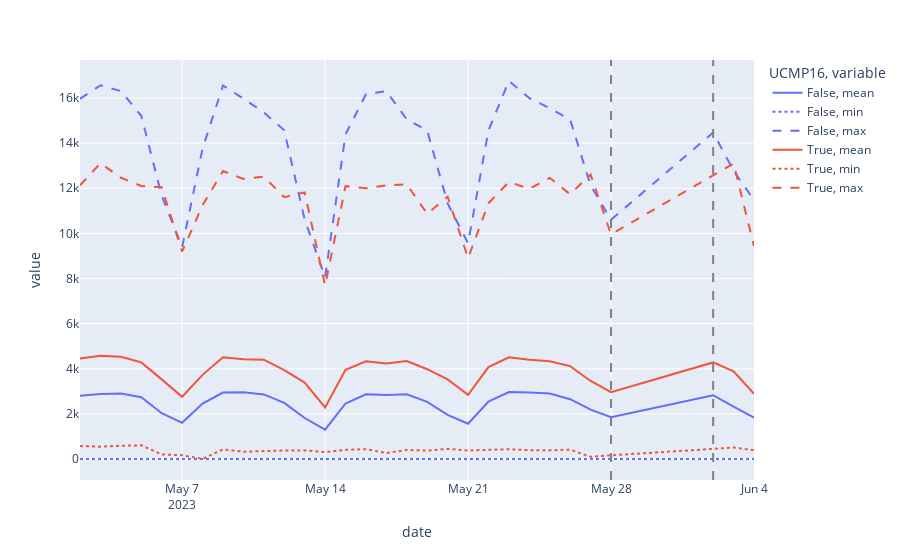

Here is the notebook cell this chart was saved with:
### Code cell
# You can sort of see there are parallel trends within each quantile.
# TODO! But I'm not sure if I'm accounting for quantile very well. Might need matched design.
fig = px.line(rides_trend_agg, x='date', y='value', color='UCMP16', line_dash='variable')
fig.add_vline(x=trend_end.strftime(YMD), line_dash="dash", line_color="gray")
fig.add_vline(x=DNC_START, line_dash="dash", line_color="gray")
fig.show()

### Figure 1 — Plotly figure (JSON) as saved in the notebook; plotly's stock layout.template omitted (floating-point values rounded to 4 significant figures)
{"data": [{"hovertemplate": "UCMP16=False<br>variable=mean<br>date=%{x}<br>value=%{y}<extra></extra>", "legendgroup": "False, mean", "line": {"color": "#636efa", "dash": "solid"}, "marker": {"symbol": "circle"}, "mode": "lines", "name": "False, mean", "orientation": "v", "showlegend": true, "type": "scatter", "x": ["2023-05-02T00:00:00", "2023-05-03T00:00:00", "2023-05-04T00:00:00", "2023-05-05T00:00:00", "2023-05-06T00:00:00", "2023-05-07T00:00:00", "2023-05-08T00:00:00", "2023-05-09T00:00:00", "2023-05-10T00:00:00", "2023-05-11T00:00:00", "2023-05-12T00:00:00", "2023-05-13T00:00:00", "2023-05-14T00:00:00", "2023-05-15T00:00:00", "2023-05-16T00:00:00", "2023-05-17T00:00:00", "2023-05-18T00:00:00", "2023-05-19T00:00:00", "2023-05-20T00:00:00", "2023-05-21T00:00:00", "2023-05-22T00:00:00", "2023-05-23T00:00:00", "2023-05-24T00:00:00", "2023-05-25T00:00:00", "2023-05-26T00:00:00", "2023-05-27T00:00:00", "2023-05-28T00:00:00", "2023-06-02T00:00:00", "2023-06-03T00:00:00", "2023-06-04T00:00:00"], "xaxis": "x", "y": [2804.0, 2885.0, 2906.0, 2738.0, 2031.0, 1604.0, 2457.0, 2945.0, 2954.0, 2862.0, 2485.0, 1816.0, 1298.0, 2461.0, 2867.0, 2840.0, 2869.0, 2532.0, 1955.0, 1563.0, 2548.0, 2968.0, 2947.0, 2903.0, 2651.0, 2187.0, 1852.0, 2826.0, 2318.0, 1837.0], "yaxis": "y"}, {"hovertemplate": "UCMP16=False<br>variable=min<br>date=%{x}<br>value=%{y}<extra></extra>", "legendgroup": "False, min", "line": {"color": "#636efa", "dash": "dot"}, "marker": {"symbol": "circle"}, "mode": "lines", "name": "False, min", "orientation": "v", "showlegend": true, "type": "scatter", "x": ["2023-05-02T00:00:00", "2023-05-03T00:00:00", "2023-05-04T00:00:00", "2023-05-05T00:00:00", "2023-05-06T00:00:00", "2023-05-07T00:00:00", "2023-05-08T00:00:00", "2023-05-09T00:00:00", "2023-05-10T00:00:00", "2023-05-11T00:00:00", "2023-05-12T00:00:00", "2023-05-13T00:00:00", "2023-05-14T00:00:00", "2023-05-15T00:00:00", "2023-05-16T00:00:00", "2023-05-17T00:00:00", "2023-05-18T00:00:00", "2023-05-19T00:00:00", "2023-05-20T00:00:00", "2023-05-21T00:00:00", "2023-05-22T00:00:00", "2023-05-23T00:00:00", "2023-05-24T00:00:00", "2023-05-25T00:00:00", "2023-05-26T00:00:00", "2023-05-27T00:00:00", "2023-05-28T00:00:00", "2023-06-02T00:00:00", "2023-06-03T00:00:00", "2023-06-04T00:00:00"], "xaxis": "x", "y": [0, 0, 0, 0, 0, 0, 0, 0, 0, 0, 0, 0, 0, 0, 0, 0, 0, 0, 0, 0, 0, 0, 0, 0, 0, 0, 0, 0, 0, 0], "yaxis": "y"}, {"hovertemplate": "UCMP16=False<br>variable=max<br>date=%{x}<br>value=%{y}<extra></extra>", "legendgroup": "False, max", "line": {"color": "#636efa", "dash": "dash"}, "marker": {"symbol": "circle"}, "mode": "lines", "name": "False, max", "orientation": "v", "showlegend": true, "type": "scatter", "x": ["2023-05-02T00:00:00", "2023-05-03T00:00:00", "2023-05-04T00:00:00", "2023-05-05T00:00:00", "2023-05-06T00:00:00", "2023-05-07T00:00:00", "2023-05-08T00:00:00", "2023-05-09T00:00:00", "2023-05-10T00:00:00", "2023-05-11T00:00:00", "2023-05-12T00:00:00", "2023-05-13T00:00:00", "2023-05-14T00:00:00", "2023-05-15T00:00:00", "2023-05-16T00:00:00", "2023-05-17T00:00:00", "2023-05-18T00:00:00", "2023-05-19T00:00:00", "2023-05-20T00:00:00", "2023-05-21T00:00:00", "2023-05-22T00:00:00", "2023-05-23T00:00:00", "2023-05-24T00:00:00", "2023-05-25T00:00:00", "2023-05-26T00:00:00", "2023-05-27T00:00:00", "2023-05-28T00:00:00", "2023-06-02T00:00:00", "2023-06-03T00:00:00", "2023-06-04T00:00:00"], "xaxis": "x", "y": [15965, 16564, 16309, 15214, 11671, 9390, 13756, 16556, 15972, 15363, 14567, 10610, 8059, 14385, 16168, 16304, 15049, 14557, 11331, 9563, 14567, 16755, 15994, 15544, 15045, 12125, 10605, 14473, 12775, 11472], "yaxis": "y"}, {"hovertemplate": "UCMP16=True<br>variable=mean<br>date=%{x}<br>value=%{y}<extra></extra>", "legendgroup": "True, mean", "line": {"color": "#EF553B", "dash": "solid"}, "marker": {"symbol": "circle"}, "mode": "lines", "name": "True, mean", "orientation": "v", "showlegend": true, "type": "scatter", "x": ["2023-05-02T00:00:00", "2023-05-03T00:00:00", "2023-05-04T00:00:00", "2023-05-05T00:00:00", "2023-05-06T00:00:00", "2023-05-07T00:00:00", "2023-05-08T00:00:00", "2023-05-09T00:00:00", "2023-05-10T00:00:00", "2023-05-11T00:00:00", "2023-05-12T00:00:00", "2023-05-13T00:00:00", "2023-05-14T00:00:00", "2023-05-15T00:00:00", "2023-05-16T00:00:00", "2023-05-17T00:00:00", "2023-05-18T00:00:00", "2023-05-19T00:00:00", "2023-05-20T00:00:00", "2023-05-21T00:00:00", "2023-05-22T00:00:00", "2023-05-23T00:00:00", "2023-05-24T00:00:00", "2023-05-25T00:00:00", "2023-05-26T00:00:00", "2023-05-27T00:00:00", "2023-05-28T00:00:00", "2023-06-02T00:00:00", "2023-06-03T00:00:00", "2023-06-04T00:00:00"], "xaxis": "x", "y": [4455.0, 4573.0, 4529.0, 4283.0, 3530.0, 2758.0, 3730.0, 4505.0, 4424.0, 4402.0, 3938.0, 3386.0, 2284.0, 3951.0, 4328.0, 4233.0, 4346.0, 3979.0, 3527.0, 2846.0, 4071.0, 4506.0, 4398.0, 4332.0, 4119.0, 3459, 2961.0, 4280.0, 3883.0, 2893], "yaxis": "y"}, {"hovertemplate": "UCMP16=True<br>variable=min<br>date=%{x}<br>value=%{y}<extra></extra>", "legendgroup": "True, min", "line": {"color": "#EF553B", "dash": "dot"}, "marker": {"symbol": "circle"}, "mode": "lines", "name": "True, min", "orientation": "v", "showlegend": true, "type": "scatter", "x": ["2023-05-02T00:00:00", "2023-05-03T00:00:00", "2023-05-04T00:00:00", "2023-05-05T00:00:00", "2023-05-06T00:00:00", "2023-05-07T00:00:00", "2023-05-08T00:00:00", "2023-05-09T00:00:00", "2023-05-10T00:00:00", "2023-05-11T00:00:00", "2023-05-12T00:00:00", "2023-05-13T00:00:00", "2023-05-14T00:00:00", "2023-05-15T00:00:00", "2023-05-16T00:00:00", "2023-05-17T00:00:00", "2023-05-18T00:00:00", "2023-05-19T00:00:00", "2023-05-20T00:00:00", "2023-05-21T00:00:00", "2023-05-22T00:00:00", "2023-05-23T00:00:00", "2023-05-24T00:00:00", "2023-05-25T00:00:00", "2023-05-26T00:00:00", "2023-05-27T00:00:00", "2023-05-28T00:00:00", "2023-06-02T00:00:00", "2023-06-03T00:00:00", "2023-06-04T00:00:00"], "xaxis": "x", "y": [571, 548, 589, 607, 205, 168, 1, 428, 324, 359, 374, 377, 310, 405, 436, 264, 401, 376, 444, 379, 391, 433, 393, 383, 416, 96, 163, 455, 507, 391], "yaxis": "y"}, {"hovertemplate": "UCMP16=True<br>variable=max<br>date=%{x}<br>value=%{y}<extra></extra>", "legendgroup": "True, max", "line": {"color": "#EF553B", "dash": "dash"}, "marker": {"symbol": "circle"}, "mode": "lines", "name": "True, max", "orientation": "v", "showlegend": true, "type": "scatter", "x": ["2023-05-02T00:00:00", "2023-05-03T00:00:00", "2023-05-04T00:00:00", "2023-05-05T00:00:00", "2023-05-06T00:00:00", "2023-05-07T00:00:00", "2023-05-08T00:00:00", "2023-05-09T00:00:00", "2023-05-10T00:00:00", "2023-05-11T00:00:00", "2023-05-12T00:00:00", "2023-05-13T00:00:00", "2023-05-14T00:00:00", "2023-05-15T00:00:00", "2023-05-16T00:00:00", "2023-05-17T00:00:00", "2023-05-18T00:00:00", "2023-05-19T00:00:00", "2023-05-20T00:00:00", "2023-05-21T00:00:00", "2023-05-22T00:00:00", "2023-05-23T00:00:00", "2023-05-24T00:00:00", "2023-05-25T00:00:00", "2023-05-26T00:00:00", "2023-05-27T00:00:00", "2023-05-28T00:00:00", "2023-06-02T00:00:00", "2023-06-03T00:00:00", "2023-06-04T00:00:00"], "xaxis": "x", "y": [12131, 13110, 12465, 12103, 12047, 9193, 11251, 12764, 12413, 12516, 11605, 11815, 7688, 12093, 12001, 12124, 12178, 10866, 11626, 8905, 11337, 12284, 11977, 12463, 11734, 12611, 9955, 12561, 13099, 9430], "yaxis": "y"}], "layout": {"legend": {"title": {"text": "UCMP16, variable"}, "tracegroupgap": 0}, "margin": {"t": 60}, "shapes": [{"line": {"color": "gray", "dash": "dash"}, "type": "line", "x0": "2023-05-28", "x1": "2023-05-28", "xref": "x", "y0": 0, "y1": 1, "yref": "y domain"}, {"line": {"color": "gray", "dash": "dash"}, "type": "line", "x0": "2023-06-02", "x1": "2023-06-02", "xref": "x", "y0": 0, "y1": 1, "yref": "y domain"}], "xaxis": {"anchor": "y", "domain": [0, 1], "title": {"text": "date"}}, "yaxis": {"anchor": "x", "domain": [0, 1], "title": {"text": "value"}}}}
